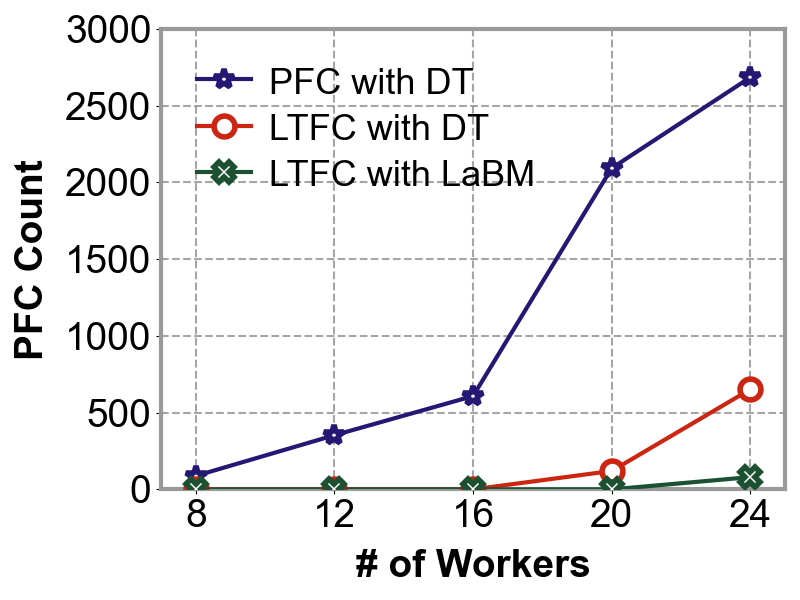

Source code (Python):
import matplotlib.pyplot as plt
import numpy as np
import os

# 全局样式设置
plt.style.use('default')
plt.rcParams.update({
    'font.family': 'Arial',
    'axes.edgecolor': '#999999',
    'grid.color': '#EEEEEE',
    'axes.labelpad': 10
})

# 创建4:3比例图表
fig, ax = plt.subplots(figsize=(8, 6))

# 定义文件路径（请修改为实际路径）
Drop_folder = '/home/bo/High-Precision-Congestion-Control/result/motivation/Drop_fct.txt'
DCQCN_folder = '/home/bo/High-Precision-Congestion-Control/result/motivation/DCQCN_fct.txt'

# 从txt文件读取数据（格式：每行"x值 y值"）
def read_data_file(filename):
    x, y = [], []
    with open(filename, 'r') as f:
        for line in f:
            if line.strip():  # 跳过空行
                parts = line.strip().split()
                x.append(float(parts[0]))
                y.append(float(parts[1]))
    print(np.array(x))
    print(np.array(y))
    return np.array(x), np.array(y)

# 读取数据（假设drop.txt是DSH数据，DCQCN.txt是SIH数据）
try:
    dsh_x, dsh_y = read_data_file('PFC-design.txt')
    sih_x, sih_y = read_data_file('PFC-LTFC.txt')
    sxx_x, sxx_y = read_data_file('PFC-incast.txt')
except FileNotFoundError as e:
    print(f"错误：未找到文件 {e.filename}")
    exit()
except ValueError:
    print("错误：数据格式不正确，请确保每行有2个数值")
    exit()

# 绘制折线（精确匹配参考图样式）

ax.plot(sxx_x, sxx_y, '*-', color="#251774", markersize=15,
        linewidth=3, label='PFC with DT',
        markerfacecolor='white', markeredgewidth=4,
        zorder=3)  # 增加zorder使折线在顶层

ax.plot(dsh_x, dsh_y, 'o-', color="#CC2512", markersize=15,
        linewidth=3, label='LTFC with DT',
        markerfacecolor='white', markeredgewidth=4,
        zorder=3)  # 增加zorder使折线在顶层

ax.plot(sih_x, sih_y, 'X-', color="#1B5031", markersize=15,
        linewidth=3, label='LTFC with LaBM',
        markerfacecolor='white', markeredgewidth=4,
        zorder=3)  # 增加zorder使折线在顶层

# 坐标轴设置
ax.set_xlabel('# of Workers', fontsize=28, fontweight='bold')
ax.set_ylabel('PFC Count', fontsize=28, fontweight='bold')
ax.set_xlim(7, 25)
ax.set_ylim(0,3000)

# 刻度设置
ax.set_xticks([8,12,16,20,24])
ax.set_yticks([0, 500, 1000, 1500, 2000, 2500, 3000])
ax.tick_params(axis='both', which='major', labelsize=28)

# 网格线（确保在最底层）
ax.grid(True, linestyle='--', linewidth=1.5, alpha=0.8, color="#918E8E", zorder=0)

# 坐标轴边框设置（中间层）
for spine in ax.spines.values():
    spine.set_visible(True)
    spine.set_color('#000000')
    spine.set_linewidth(3)
    # spine.set_zorder(1)  # 将坐标轴放到中间层

# 图例设置
legend = ax.legend(
    loc='upper left',
    frameon=False,
    fontsize=26,
    handlelength=1.5,
    handleheight=1,
    borderpad=0.5,
    labelspacing=0.3,
    handletextpad=0.5,
    borderaxespad=0.5
)

for spine in ax.spines.values():
    spine.set_visible(True)
    spine.set_color('#999999')
    
plt.tight_layout()
plt.savefig('design-pfc.png')
plt.savefig("design-pfc.svg", dpi=600, format="svg")
plt.show()